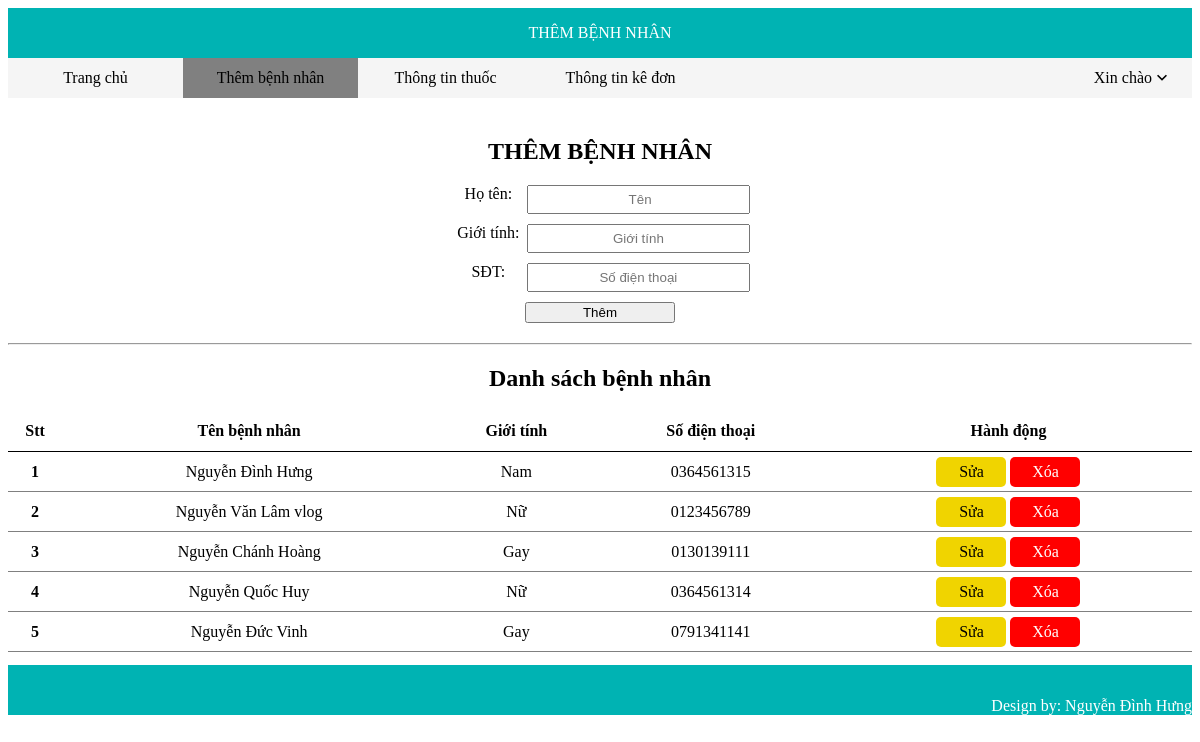
Screenshot of /patient/new_patient.php with the database file from the repository.
### tables this page shows
CREATE TABLE `patient` (
  `patientId` int(255) NOT NULL,
  `patientName` varchar(40) NOT NULL,
  `gender` char(3) NOT NULL,
  `phone` char(10) NOT NULL
);

### patient/new_patient.php (the view, shortened to what this page needs)
<!DOCTYPE html>
<html lang="en">
<head>
  <link rel="stylesheet" href="../style.css">
</head>
<body>
  <header>
    <a href="../index.php">THÊM BỆNH NHÂN</a>
  </header>
  <nav>
    <div class="nav-left-content">
      <a href="../index.php">Trang chủ</a>
      <a href="./new_patient.php" style="background-color: gray;">Thêm bệnh nhân</a>
      <a href="../medicine/index.php">Thông tin thuốc</a>
      <a href="../prescription-detail/index.php">Thông tin kê đơn</a>
    </div>
    <div class="nav-right-content">
      <div>Xin chào</div>
      <img src="../img/expand_more.svg" alt="menu">
    </div>
  </nav>
  <div class="new-patient-form">
    <h2 style="text-align: center;">THÊM BỆNH NHÂN</h2>
    <form method="post" class="form">
      <div class="f">
        <label for="name">Họ tên:</label>
        <input type="text" class="form-input" name="name" " placeholder=" Tên">
      </div>
      <div class="f">
        <label for="gender">Giới tính:</label>
        <input type="text" class="form-input" name="gender" placeholder="Giới tính">
      </div>
      <div class="f">
        <label for="phone">SĐT:</label>
        <input type="text" class="form-input" name="phone" placeholder="Số điện thoại">
      </div>
      <button type="submit" class="button-form">Thêm</button>
    </form>
  </div>
  <hr>
  <div class="content">
    <h2>Danh sách bệnh nhân</h2>
    <table>
      <tr class="th">
        <th>Stt</th>
        <th>Tên bệnh nhân</th>
        <th>Giới tính</th>
        <th>Số điện thoại</th>
        <th>Hành động</th>
      </tr>
      <?php
      require_once '../connection/connect.php';
      $sql = "SELECT * FROM patient order by patientId";
      $result = mysqli_query($conn, $sql);
      if (mysqli_num_rows($result) > 0) {
        while ($row = mysqli_fetch_assoc($result)) {
          echo "<tr class='td'>";
          echo "<td><strong>" . $row['patientId'] . "</strong></td>";
          echo "<td>" . $row['patientName'] . "</td>";
          echo "<td>" . $row['gender'] . "</td>";
          echo "<td>" . $row['phone'] . "</td>";
          echo "<td><a href='./edit_patient.php?patientId=" . $row['patientId'] . "' class='a_sua'>Sửa</a>  <a href='./delete_patient.php?patientId=" . $row['patientId'] . "' class='a_xoa'>Xóa</a></td>";
          echo "</tr>";
        }
      } else {
        echo "<tr><td colspan='5'>Không có dữ liệu</td></tr>";
      }
      ?>
    </table>
  </div>
  <footer>
    Design by: Nguyễn Đình Hưng
  </footer>
</body>
</html>

### style.css (style rules this page uses)
a { text-decoration: none; color: inherit; }
header { background-color: rgb(0, 179, 179); height: 50px; color: white; position: relative; }
header a { position: absolute; top: 50%; left: 50%; transform: translate(-50%, -50%); }
nav { background-color: whitesmoke; display: flex; justify-content: space-between; height: 40px; }
.nav-left-content { display: flex; justify-content: space-between; align-items: center; width: 700px; }
.nav-left-content a { text-align: center; width: 100%; height: 40px; display: flex; align-items: center; justify-content: center; }
.nav-right-content { display: flex; justify-content: space-between; align-items: center; margin-right: 20px; }
.nav-right-content img { width: 20px; height: 20px; }
.content { min-height: 300px; text-align: center; }
.content table { margin-top: 10px; width: 100%; border-collapse: collapse; }
tr { height: 40px; }
.th { border-bottom: 1px solid black; }
.td { border-bottom: 1px solid gray; }
.a_sua { text-align: center; display: inline-block; background-color: rgb(240, 212, 0); width: 70px; height: 30px; border-radius: 5px; line-height: 30px; }
.a_xoa { color: white; text-align: center; display: inline-block; background-color: red; width: 70px; height: 30px; border-radius: 5px; line-height: 30px; }
footer { display: flex; background-color: rgb(0, 179, 179); height: 50px; color: white; justify-content: end; align-items: end; }
.form { max-width: 300px; margin: auto; text-align: center; }
.f { display: flex; justify-content: space-between; }
.f label { width: 35%; }
.form-input { text-align: center; width: 100%; margin-bottom: 10px; padding: 5px 0 5px 0; }
.button-form { width: 50%; cursor: pointer; }
.new-patient-form { padding-top: 20px; margin-bottom: 20px; }

### rows the page displays
patient: patientId "1", patientName "Nguyễn Đình Hưng", gender "Nam", phone "0364561315"
patient: patientId "2", patientName "Nguyễn Văn Lâm vlog", gender "Nữ", phone "0123456789"
patient: patientId "3", patientName "Nguyễn Chánh Hoàng", gender "Gay", phone "0130139111"
patient: patientId "4", patientName "Nguyễn Quốc Huy", gender "Nữ", phone "0364561314"
patient: patientId "5", patientName "Nguyễn Đức Vinh", gender "Gay", phone "0791341141"
